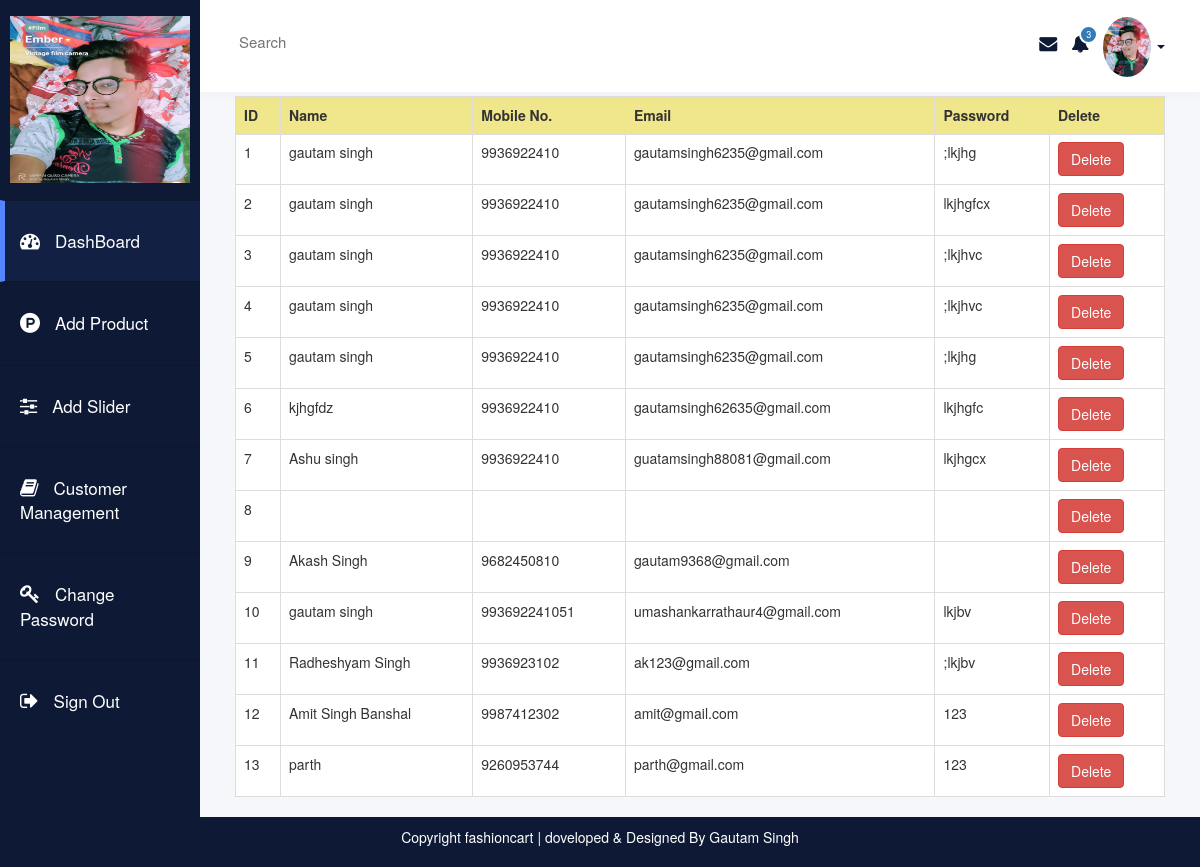
The app's page /registrationmanagement.php with its own data.
### tables this page shows
CREATE TABLE IF NOT EXISTS `registration` (
  `id` int(40) NOT NULL AUTO_INCREMENT,
  `name` varchar(250) NOT NULL,
  `mobile` varchar(250) NOT NULL,
  `email` varchar(250) NOT NULL,
  `password` varchar(250) NOT NULL,
  PRIMARY KEY (`id`)
);

### registrationmanagement.php (the view, shortened to what this page needs)
<!DOCTYPE html>
<html>
<head>
	<link href="https://maxcdn.bootstrapcdn.com/bootstrap/3.3.0/css/bootstrap.min.css" rel="stylesheet" id="bootstrap-css">
<link href="https://maxcdn.bootstrapcdn.com/font-awesome/4.6.3/css/font-awesome.min.css" rel="stylesheet">
</head>
<body class="home">
    <div class="container-fluid display-table">
        <div class="row display-table-row">
            <div class="col-md-2 col-sm-1 hidden-xs display-table-cell v-align box" id="navigation">
                <div class="logo">
                    <a href="#"><img src="image/gautam.jpg" height="200" alt="merkery_logo" class="hidden-xs hidden-sm">
                    </a>
                </div>
                <div class="navi">
                    <ul>
                        <li class="active"><a href="dashboard.php"><i class="fa fa-dashboard" style="color:white;" aria-hidden="true"></i><span class="hidden-xs hidden-sm">DashBoard</span></a></li>
                        <li><a href="productadd.php"><i class="fa fa-product-hunt" style="color:white;" aria-hidden="true"></i><span class="hidden-xs hidden-sm">Add Product</span></a></li>
                        <li><a href="slideradd.php"><i class="fa fa-sliders" style="color:white;" aria-hidden="true"></i><span class="hidden-xs hidden-sm">Add Slider</span></a></li>
                        <li><a href="registrationmanagement.php"><i class="fa fa-book" style="color:white;" aria-hidden="true"></i><span class="hidden-xs hidden-sm">Customer Management</span></a></li>
                        <li><a href="changepassform.php"><i class="fa fa-key" style="color:white;" aria-hidden="true"></i><span class="hidden-xs hidden-sm">Change Password</span></a></li>
                        <li><a href="signout.php"><i class="fa fa-sign-out" style="color:white;" aria-hidden="true"></i><span class="hidden-xs hidden-sm">Sign Out</span></a></li>
                    </ul>
                </div>
            </div>
            <div class="col-md-10 col-sm-11 display-table-cell v-align">
                <div class="row">
                    <header>
                        <div class="col-md-7">
                            <div class="search hidden-xs hidden-sm">
                                <input type="text" placeholder="Search" id="search">
                            </div>
                        </div>
                        <div class="col-md-5">
                            <div class="header-rightside">
                                <ul class="list-inline header-top pull-right">
                                    <li><a href="#"><i class="fa fa-envelope" aria-hidden="true"></i></a></li>
                                    <li>
                                        <a href="#" class="icon-info">
                                            <i class="fa fa-bell" aria-hidden="true"></i>
                                            <span class="label label-primary">3</span>
                                        </a>
                                    </li>
                                    <li class="dropdown">
                                        <a href="#" class="dropdown-toggle" data-toggle="dropdown"><img src="image/gautam.jpg" alt="user">
                                            <b class="caret"></b></a>
                                    </li>
                                </ul>
                            </div>
                        </div>
                    </header>
                </div>
                <div class="user-dashboard">
				 <table id="myTable" class="table table-scripted table-hover table-bordered" style="background: white;">
                    <tr>
                        <thead style="background: khaki;">
                        <th>ID</th>
                        <th>Name</th>
                        <th>Mobile No.</th>
                        <th>Email</th>
                        <th>Password</th>
                        <th>Delete</th>
                        </thead>
                    </tr>
                    <tbody>
                        <?php
                    $con=mysqli_connect("localhost","root","","shopping");
                    $sel="select * from registration";
                    $a=mysqli_query($con,$sel);
                    while($b=mysqli_fetch_array($a))
                    {
                    ?>
                    <tr>
                        <td ><?php echo $b['id'];?></td>
                        <td ><?php echo $b['name'];?></td>
                        <td><?php echo $b['mobile'];?></td>
                        <td><?php echo $b['email'];?></td>
                        <td><?php echo $b['password'];?></td>
                        <td><a class="btn btn-danger" type="submit" href="deleteuser.php?d=<?php echo $b['mobile'];?>">Delete</a></td>
                    </tr>
                    <?php
}
                    ?>
                </tbody>
                    </table>
				 </div>
            </div>
        </div>
    </div>
<div class="container-fluid">
	<div class="row">
	<div class="col-md-12 " style="background:#0e1a35;color: white;text-align: center;min-height: 50px;">
		<p style="margin-top: 10px;">Copyright fashioncart | doveloped & Designed By Gautam Singh</p>
	</div>
</div>
</div>
</body>
</html>

### registrationmanagement.php (style rules this page uses)
a:focus,a:hover,a { outline:none; text-decoration: none; }
li,ul { list-style: none; padding: 0; margin: 0; }
.header-top i { font-size: 18px; }
.home { background: #f6f7fa; }
#navigation { background: #0e1a35; }
#navigation { padding: 0; }
.display-table { display: table; padding: 0; height: 100%; width: 100%; }
.display-table-row { display: table-row; height: 100%; }
.display-table-cell { display: table-cell; float: none; height: 100%; }
.v-align { vertical-align: top; }
.logo img { max-width: 180px; padding: 16px 0 17px; width: 100%; }
.header-top { margin: 0; padding-top: 2px; }
.header-top img { border-radius: 50%; max-width: 48px !important; width: 100%; }
.header-top i { color: #0e1a35; }
.icon-info { position: relative; }
.navi i { font-size: 20px; }
.label.label-primary { border-radius: 50%; font-size: 9px; left: 8px; position: absolute; top: -9px; }
.icon-info .label { border: 2px solid #ffffff; font-weight: 500; padding: 3px 5px; text-align: center; }
.header-top li { display: inline-block; text-align: center; }
.header-top .dropdown-toggle { color: #0e1a35; }
#navigation { -webkit-transition: all 0.5s ease; -moz-transition: all 0.5s ease; -o-transition: all 0.5s ease; transition: all 0.5s ease; }
.search input { border: none; font-size: 15px; padding: 15px 9px; width: 100%; background: rgba(0, 0, 0, 0) url("../images/search.png") no-repeat scroll 99% 12px; color: #8492af; }
header { background: #ffffff none repeat scroll 0 0; box-shadow: 0 1px 12px rgba(0, 0, 0, 0.04); display: inline-block !important; line-height: 23px; padding: 15px; transition: all 0.5s ease 0s; width: 100%; -webkit-transition: all 0.5s ease; -moz-transition: all 0.5s ease; -o-transition: all 0.5s ease; transition: all 0.5s ease; }
.logo { text-align: center; }
.navi a { border-bottom: 1px solid #0d172e; border-top: 1px solid #0d172e; color: #ffffff; display: block; font-size: 17px; font-weight: 500; padding: 28px 20px; text-decoration: none; }
.navi i { margin-right: 15px; color: #5584ff; }
.navi .active a { background: #122143; border-left: 5px solid #5584ff; padding-left: 15px; }
.hidden-xs { -webkit-transition: all 0.5s ease; -moz-transition: all 0.5s ease; -o-transition: all 0.5s ease; transition: all 0.5s ease; }
.user-dashboard { padding: 0 20px; }

### records on screen
registration: id "1", name "gautam singh", mobile "9936922410", email "gautamsingh6235@gmail.com", password ";lkjhg"
registration: id "2", name "gautam singh", mobile "9936922410", email "gautamsingh6235@gmail.com", password "lkjhgfcx"
registration: id "3", name "gautam singh", mobile "9936922410", email "gautamsingh6235@gmail.com", password ";lkjhvc"
registration: id "4", name "gautam singh", mobile "9936922410", email "gautamsingh6235@gmail.com", password ";lkjhvc"
registration: id "5", name "gautam singh", mobile "9936922410", email "gautamsingh6235@gmail.com", password ";lkjhg"
registration: id "6", name "kjhgfdz", mobile "9936922410", email "gautamsingh62635@gmail.com", password "lkjhgfc"
registration: id "7", name "Ashu singh", mobile "9936922410", email "guatamsingh88081@gmail.com", password "lkjhgcx"
registration: id "8"
registration: id "9", name "Akash Singh", mobile "9682450810", email "gautam9368@gmail.com"
registration: id "10", name "gautam singh", mobile "993692241051", email "umashankarrathaur4@gmail.com", password "lkjbv"
registration: id "11", name "Radheshyam Singh", mobile "9936923102", email "ak123@gmail.com", password ";lkjbv"
registration: id "12", name "Amit Singh Banshal", mobile "9987412302", email "amit@gmail.com", password "123"
registration: id "13", name "parth", mobile "9260953744", email "parth@gmail.com", password "123"
